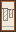

This is a level from a 2D game, rendered from its Tiled map with the project's own tilesets. A one-line summary and the complete map file follow:
An orthogonal 1x2 tile map with 16x16 px tiles, 2 tile layers (Back, Front).

<map version="1.4" tiledversion="1.4.2" orientation="orthogonal" renderorder="right-down" width="1" height="2" tilewidth="16" tileheight="16" infinite="0" nextlayerid="4" nextobjectid="1">
 <tileset firstgid="1" name="z_blinxxy.MuseArt_LupiniHallWall" tilewidth="16" tileheight="16" tilecount="18" columns="9">
  <image source="hall_wall.png" width="144" height="32" />
 </tileset>
 <layer id="1" name="Back" width="1" height="2">
  <data encoding="csv">
0,
0
</data>
 </layer>
 <layer id="2" name="Front" width="1" height="2">
  <data encoding="csv">
7,
16
</data>
 </layer>
</map>
